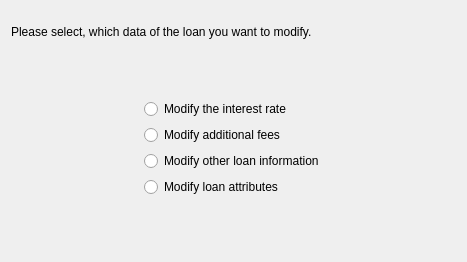
<?xml version="1.0" encoding="UTF-8"?>
<ui version="4.0">
 <class>EditSelectionWizardPage</class>
 <widget class="QWizardPage" name="EditSelectionWizardPage">
  <property name="geometry">
   <rect>
    <x>0</x>
    <y>0</y>
    <width>467</width>
    <height>262</height>
   </rect>
  </property>
  <property name="title">
   <string>Edit selection</string>
  </property>
  <layout class="QVBoxLayout">
   <property name="spacing">
    <number>6</number>
   </property>
   <property name="margin">
    <number>11</number>
   </property>
   <item>
    <widget class="QLabel" name="TextLabel2_2_1">
     <property name="text">
      <string>
Please select, which data of the loan you want to modify.</string>
     </property>
     <property name="alignment">
      <set>Qt::AlignTop</set>
     </property>
     <property name="wordWrap">
      <bool>true</bool>
     </property>
    </widget>
   </item>
   <item>
    <spacer name="Spacer64">
     <property name="orientation">
      <enum>Qt::Vertical</enum>
     </property>
     <property name="sizeType">
      <enum>QSizePolicy::Expanding</enum>
     </property>
     <property name="sizeHint" stdset="0">
      <size>
       <width>0</width>
       <height>48</height>
      </size>
     </property>
    </spacer>
   </item>
   <item>
    <layout class="QHBoxLayout">
     <property name="spacing">
      <number>6</number>
     </property>
     <property name="margin">
      <number>0</number>
     </property>
     <item>
      <spacer name="Spacer67_4">
       <property name="orientation">
        <enum>Qt::Horizontal</enum>
       </property>
       <property name="sizeType">
        <enum>QSizePolicy::Expanding</enum>
       </property>
       <property name="sizeHint" stdset="0">
        <size>
         <width>93</width>
         <height>0</height>
        </size>
       </property>
      </spacer>
     </item>
     <item>
      <widget class="QFrame" name="frame">
       <property name="frameShape">
        <enum>QFrame::NoFrame</enum>
       </property>
       <property name="frameShadow">
        <enum>QFrame::Plain</enum>
       </property>
       <layout class="QVBoxLayout">
        <property name="spacing">
         <number>6</number>
        </property>
        <property name="margin">
         <number>11</number>
        </property>
        <item>
         <widget class="QRadioButton" name="m_editInterestRateButton">
          <property name="text">
           <string>Modify the interest rate</string>
          </property>
          <attribute name="buttonGroup">
           <string notr="true">m_selectionButtonGroup</string>
          </attribute>
         </widget>
        </item>
        <item>
         <widget class="QRadioButton" name="m_editOtherCostButton">
          <property name="text">
           <string>Modify additional fees</string>
          </property>
          <attribute name="buttonGroup">
           <string notr="true">m_selectionButtonGroup</string>
          </attribute>
         </widget>
        </item>
        <item>
         <widget class="QRadioButton" name="m_editOtherInfoButton">
          <property name="text">
           <string>Modify other loan information</string>
          </property>
          <attribute name="buttonGroup">
           <string notr="true">m_selectionButtonGroup</string>
          </attribute>
         </widget>
        </item>
        <item>
         <widget class="QRadioButton" name="m_editAttributesButton">
          <property name="text">
           <string>Modify loan attributes</string>
          </property>
          <attribute name="buttonGroup">
           <string notr="true">m_selectionButtonGroup</string>
          </attribute>
         </widget>
        </item>
       </layout>
      </widget>
     </item>
     <item>
      <spacer name="Spacer66">
       <property name="orientation">
        <enum>Qt::Horizontal</enum>
       </property>
       <property name="sizeType">
        <enum>QSizePolicy::Expanding</enum>
       </property>
       <property name="sizeHint" stdset="0">
        <size>
         <width>108</width>
         <height>0</height>
        </size>
       </property>
      </spacer>
     </item>
    </layout>
   </item>
   <item>
    <spacer name="Spacer65">
     <property name="orientation">
      <enum>Qt::Vertical</enum>
     </property>
     <property name="sizeType">
      <enum>QSizePolicy::Expanding</enum>
     </property>
     <property name="sizeHint" stdset="0">
      <size>
       <width>0</width>
       <height>47</height>
      </size>
     </property>
    </spacer>
   </item>
  </layout>
 </widget>
 <resources/>
 <connections/>
 <buttongroups>
  <buttongroup name="m_selectionButtonGroup"/>
 </buttongroups>
</ui>
